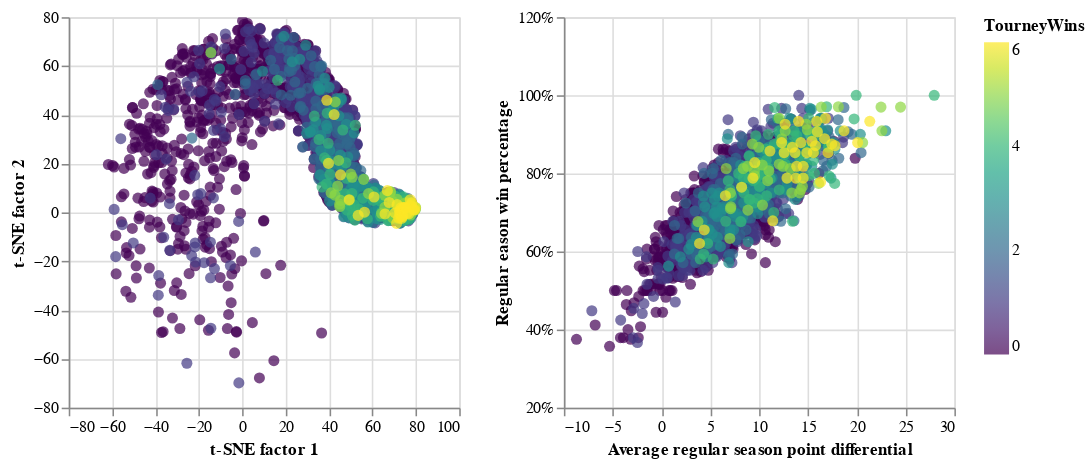

Here is the notebook cell this chart was saved with:
### Markdown cell above
### Are features associated with tournament wins?
The embeddings appear to be far less correlated to the number of games won by tournament than they were with seeds. This is logical since, tournament seeds are fundamentally generated from the same distribution of data we used in training, while the number of tournament wins requires predictive power. There does appear to be a significant reduction in overlap in the t-SNE representation, especially on the low end of the color scale.

### Code cell
#collapse_hide
colorBy = alt.Color('TourneyWins:Q', scale=alt.Scale(scheme='viridis',reverse=False))
orderBy = alt.Order('TourneyWins:Q', sort='ascending')
base, chart1, chart2 = plot_comparison( df,colorBy, orderBy, axis_ranges)

base.encode(*chart1)  | base.encode(*chart2)

### Figure 1 — Vega-Lite specification as saved in the notebook (floating-point values rounded to 4 significant figures; data arrays with more than 128 entries replaced by an {"elided": "..."} marker saying what was removed)
{"config": {"view": {"continuousWidth": 400, "continuousHeight": 300}}, "hconcat": [{"mark": {"type": "point", "filled": true, "size": 50}, "encoding": {"color": {"condition": {"type": "quantitative", "field": "TourneyWins", "scale": {"reverse": false, "scheme": "viridis"}, "selection": "selector025"}, "value": "lightgray"}, "order": {"type": "quantitative", "field": "TourneyWins", "sort": "ascending"}, "tooltip": [{"type": "nominal", "field": "TeamName"}, {"type": "nominal", "field": "Seed"}], "x": {"type": "quantitative", "axis": {"title": "t-SNE factor 1"}, "field": "factor1", "scale": {"domain": [-80, 100]}}, "y": {"type": "quantitative", "axis": {"title": "t-SNE factor 2"}, "field": "factor2", "scale": {"domain": [-80, 80]}}}, "height": 250, "selection": {"selector025": {"type": "single", "empty": "all", "fields": ["TeamName"]}, "selector026": {"type": "interval", "bind": "scales", "encodings": ["x", "y"]}}, "width": 250}, {"mark": {"type": "point", "filled": true, "size": 50}, "encoding": {"color": {"condition": {"type": "quantitative", "field": "TourneyWins", "scale": {"reverse": false, "scheme": "viridis"}, "selection": "selector025"}, "value": "lightgray"}, "order": {"type": "quantitative", "field": "TourneyWins", "sort": "ascending"}, "tooltip": [{"type": "nominal", "field": "TeamName"}, {"type": "nominal", "field": "Seed"}], "x": {"type": "quantitative", "axis": {"title": "Average regular season point differential"}, "field": "RegPoint_diff", "scale": {"domain": [-10, 30]}}, "y": {"type": "quantitative", "axis": {"format": "%", "title": "Regular eason win percentage"}, "field": "RegWins", "scale": {"domain": [0.2, 1.2]}}}, "height": 250, "selection": {"selector025": {"type": "single", "empty": "all", "fields": ["TeamName"]}, "selector026": {"type": "interval", "bind": "scales", "encodings": ["x", "y"]}}, "width": 250}], "data": {"name": "data-ea9248b5f886e8edd7fe4e8b40540fe5"}, "$schema": "https://vega.github.io/schema/vega-lite/v4.8.1.json", "datasets": {"data-ea9248b5f886e8edd7fe4e8b40540fe5": {"elided": "2286 records"}}}
